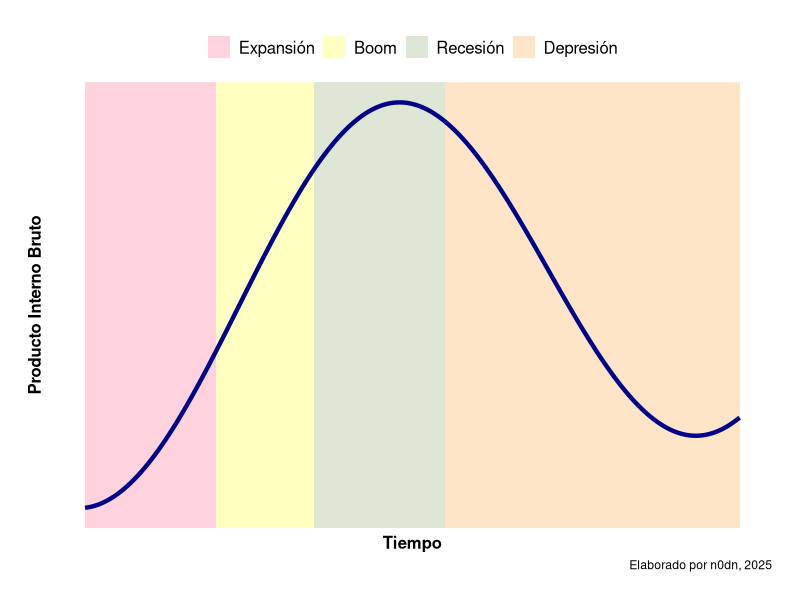

The R script that drew this image:
## ---- chunk 1
#| label: ciclo-economico
#| fig-width: 10
#| fig-height: 6
#| echo: FALSE
#| message: FALSE
#| warning: FALSE

library(ggplot2)
library(dplyr)

# Crear datos para la curva del ciclo económico
tiempo <- seq(0, 100, length.out = 200)
pib <- 50 + 30 * sin(tiempo/15 - pi/2) + tiempo/8

df <- data.frame(tiempo = tiempo, pib = pib)

# Definir las fases del ciclo con sus límites
fases <- data.frame(
  fase = c("Expansión", "Boom", "Recesión", "Depresión"),
  xmin = c(0, 20, 35, 55),
  xmax = c(20, 35, 55, 100),
  color = c("#FFB6C6", "#FFFF99", "#C8D6B9", "#FFD4A3")
)

# Crear el gráfico
ggplot(df, aes(x = tiempo, y = pib)) +
  # Agregar rectángulos de fondo para cada fase
  geom_rect(data = fases, 
            aes(xmin = xmin, xmax = xmax, ymin = -Inf, ymax = Inf, fill = fase),
            inherit.aes = FALSE, alpha = 0.6) +
  # Línea del ciclo económico
  geom_line(color = "#00008B", size = 1.5) +
  # Colores personalizados
  scale_fill_manual(values = c("Expansión" = "#FFB6C6", 
                                "Boom" = "#FFFF99", 
                                "Recesión" = "#C8D6B9", 
                                "Depresión" = "#FFD4A3"),
                    breaks = c("Expansión", "Boom", "Recesión", "Depresión")) +
  labs(x = "Tiempo", 
       y = "Producto Interno Bruto",
       fill = NULL,
       caption = "Elaborado por n0dn, 2025") +
  # Tema limpio
  theme_minimal() +
  theme(
    axis.text = element_blank(),
    axis.ticks = element_blank(),
    panel.grid = element_blank(),
    legend.position = "top",
    legend.text = element_text(size = 12),
    axis.title = element_text(size = 12, face = "bold"),
    plot.margin = margin(20, 20, 20, 20)
  ) +
  guides(fill = guide_legend(nrow = 1))
